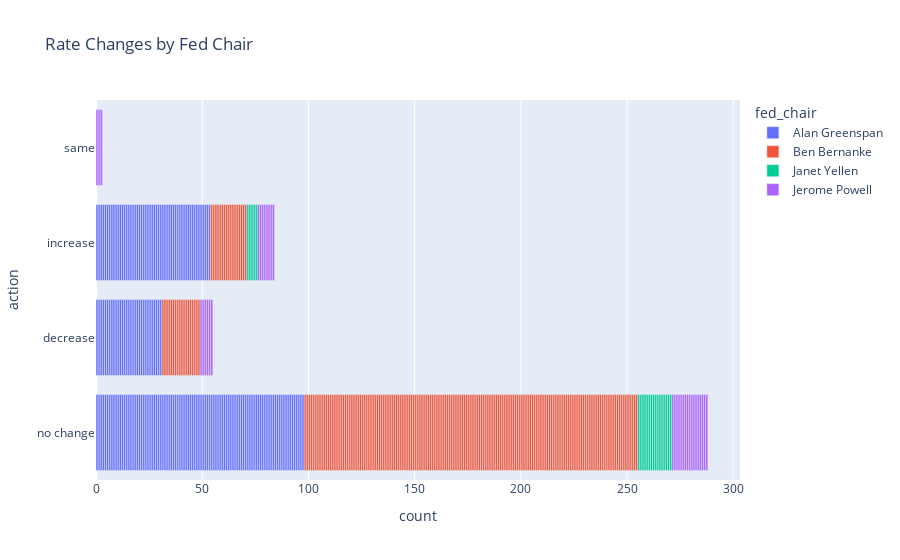

Source (notebook cell):
### Markdown cell above
Review speeches by federal reserve board members. Analysis of Speech Sentiment for consistency with the decision making. Does the Federal reserve do a good job of telegraphing its decisions in speeches leading up to the meeting of the?

1. The outcomes of the FOMC meeting will be used to label speeches by Board Members, Each speech takes place during a period where the FOMC board will decide to increase, decrease or leave interest rates unchanged. The speech can then be parsed for and scored using sentiment analysis

2. The records of the speech will be used to create a network graph where the nodes will be speaker, audience, location?. The edges will be sentiment and the meta data from the relevant FOMC meeting.

3. Grouping the communications by FOMC Meeting outcome, Speaker, Audience, Time frame we can analyze the clarity of message from the Federal Reserve.

### Code cell
fig = px.bar(df_merge, y="action", color='fed_chair', orientation='h',
             hover_data=["action", "rate_change"],
             height=400,
             title='Rate Changes by Fed Chair')
fig.show()

### Figure 1 — Plotly figure (JSON) as saved in the notebook; plotly's stock layout.template omitted (floating-point values rounded to 4 significant figures; data arrays with more than 128 entries replaced by an {"elided": "..."} marker saying what was removed)
{"data": [{"alignmentgroup": "True", "customdata": {"elided": "183x1 float values"}, "hovertemplate": "fed_chair=Alan Greenspan<br>count=%{x}<br>action=%{y}<br>rate_change=%{customdata[0]}<extra></extra>", "legendgroup": "Alan Greenspan", "marker": {"color": "#636efa", "pattern": {"shape": ""}}, "name": "Alan Greenspan", "offsetgroup": "Alan Greenspan", "orientation": "h", "showlegend": true, "textposition": "auto", "type": "bar", "x": {"elided": "183 int values"}, "xaxis": "x", "y": {"elided": "183 str values"}, "yaxis": "y"}, {"alignmentgroup": "True", "customdata": {"elided": "192x1 float values"}, "hovertemplate": "fed_chair=Ben Bernanke<br>count=%{x}<br>action=%{y}<br>rate_change=%{customdata[0]}<extra></extra>", "legendgroup": "Ben Bernanke", "marker": {"color": "#EF553B", "pattern": {"shape": ""}}, "name": "Ben Bernanke", "offsetgroup": "Ben Bernanke", "orientation": "h", "showlegend": true, "textposition": "auto", "type": "bar", "x": {"elided": "192 int values"}, "xaxis": "x", "y": {"elided": "192 str values"}, "yaxis": "y"}, {"alignmentgroup": "True", "customdata": [[0.0025], [0.0025], [0], [0], [0], [0], [0], [0], [0], [0], [0], [0.0025], [0], [0], [0.0025], [0], [0], [0], [0], [0], [0.0025]], "hovertemplate": "fed_chair=Janet Yellen<br>count=%{x}<br>action=%{y}<br>rate_change=%{customdata[0]}<extra></extra>", "legendgroup": "Janet Yellen", "marker": {"color": "#00cc96", "pattern": {"shape": ""}}, "name": "Janet Yellen", "offsetgroup": "Janet Yellen", "orientation": "h", "showlegend": true, "textposition": "auto", "type": "bar", "x": [1, 1, 1, 1, 1, 1, 1, 1, 1, 1, 1, 1, 1, 1, 1, 1, 1, 1, 1, 1, 1], "xaxis": "x", "y": ["increase", "increase", "no change", "no change", "no change", "no change", "no change", "no change", "no change", "no change", "no change", "increase", "no change", "no change", "increase", "no change", "no change", "no change", "no change", "no change", "increase"], "yaxis": "y"}, {"alignmentgroup": "True", "customdata": [[0.0025], [0], [0.0025], [0.0025], [0], [0.0025], [0.0025], [0], [0], [0.0025], [0.0025], [0.0025], [0], [0], [0], [0], [0], [0], [0], [0], [-0.0025], [-0.0025], [-0.0025], [-0.0025], [0], [-0.0025], [-0.0025], [-0.0025], [-0.0025], [0], [-0.01], [0], [0], [0]], "hovertemplate": "fed_chair=Jerome Powell<br>count=%{x}<br>action=%{y}<br>rate_change=%{customdata[0]}<extra></extra>", "legendgroup": "Jerome Powell", "marker": {"color": "#ab63fa", "pattern": {"shape": ""}}, "name": "Jerome Powell", "offsetgroup": "Jerome Powell", "orientation": "h", "showlegend": true, "textposition": "auto", "type": "bar", "x": [1, 1, 1, 1, 1, 1, 1, 1, 1, 1, 1, 1, 1, 1, 1, 1, 1, 1, 1, 1, 1, 1, 1, 1, 1, 1, 1, 1, 1, 1, 1, 1, 1, 1], "xaxis": "x", "y": ["increase", "no change", "increase", "increase", "no change", "increase", "increase", "no change", "no change", "increase", "increase", "increase", "no change", "no change", "no change", "no change", "no change", "no change", "no change", "no change", "same", "same", "same", "decrease", "no change", "decrease", "decrease", "decrease", "decrease", "no change", "decrease", "no change", "no change", "no change"], "yaxis": "y"}], "layout": {"autosize": true, "barmode": "relative", "legend": {"title": {"text": "fed_chair"}, "tracegroupgap": 0}, "title": {"text": "Rate Changes by Fed Chair"}, "xaxis": {"anchor": "y", "autorange": true, "domain": [0, 1], "range": [0, 303.2], "title": {"text": "count"}, "type": "linear"}, "yaxis": {"anchor": "x", "autorange": true, "domain": [0, 1], "range": [-0.5, 3.5], "title": {"text": "action"}, "type": "category"}}}
